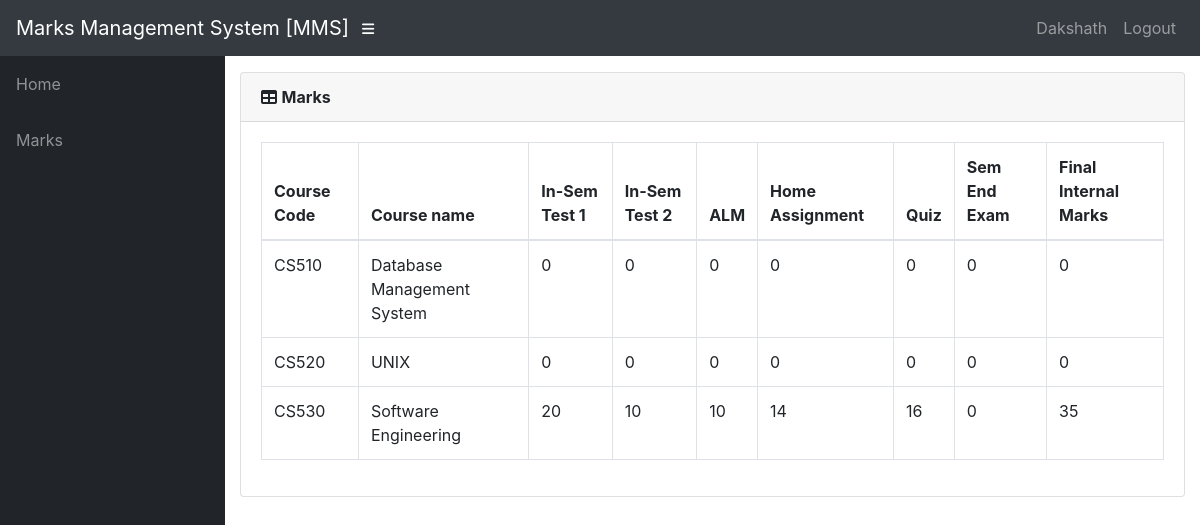
The app's page /info/student/CS01/marks_list/ (signed in) with its own data.
### info/models.py (models this page shows, shortened)
class User(AbstractUser):
    @property
    def is_student(self):
        if hasattr(self, 'student'):
            return True
        return False

class Student(models.Model):
    user = models.OneToOneField(User, on_delete=models.CASCADE, null=True)
    class_id = models.ForeignKey(Class, on_delete=models.CASCADE, default=1)
    USN = models.CharField(primary_key='True', max_length=100)
    name = models.CharField(max_length=200)
    sex = models.CharField(max_length=50, choices=sex_choice, default='Male')
    DOB = models.DateField(default='1998-01-01')

class StudentCourse(models.Model):
    student = models.ForeignKey(Student, on_delete=models.CASCADE)
    course = models.ForeignKey(Course, on_delete=models.CASCADE)
    class Meta:
        unique_together = (('student', 'course'),)
        verbose_name_plural = 'Marks'
    def get_cie(self):
        marks_list = self.marks_set.all()
        m = []
        for mk in marks_list:
            m.append(mk.marks1)
        cie = math.ceil(sum(m[:5])/2)
        return cie

class Course(models.Model):
    dept = models.ForeignKey(Dept, on_delete=models.CASCADE)
    id = models.CharField(primary_key='True', max_length=50)
    name = models.CharField(max_length=50)
    shortname = models.CharField(max_length=50, default='X')

class Marks(models.Model):
    studentcourse = models.ForeignKey(StudentCourse, on_delete=models.CASCADE)
    name = models.CharField(max_length=50, choices=test_name, default='Internal test 1')
    marks1 = models.IntegerField(default=0, validators=[MinValueValidator(0), MaxValueValidator(100)])
    class Meta:
        unique_together = (('studentcourse', 'name'),)

### info/views.py (the view)
# urls.py: path('student/<slug:stud_id>/marks_list/', views.marks_list, name='marks_list'),
@login_required()
def marks_list(request, stud_id):
    stud = Student.objects.get(USN=stud_id,)
    ass_list = Assign.objects.filter(class_id_id=stud.class_id)
    sc_list = []
    for ass in ass_list:
        try:
            sc = StudentCourse.objects.get(student=stud, course=ass.course)
        except StudentCourse.DoesNotExist:
            sc = StudentCourse(student=stud, course=ass.course)
            sc.save()
            sc.marks_set.create(type='I', name='Internal test 1')
            sc.marks_set.create(type='I', name='Internal test 2')
            sc.marks_set.create(type='I', name='Internal test 3')
            sc.marks_set.create(type='E', name='Event 1')
            sc.marks_set.create(type='E', name='Event 2')
            sc.marks_set.create(type='S', name='Semester End Exam')
        sc_list.append(sc)
    return render(request, 'info/marks_list.html', {'sc_list': sc_list})

### info/templates/info/marks_list.html
{% extends 'info/base.html' %}
    {% load static %}
    {% block content %}
                  <div class="card mb-3">
            <div class="card-header">
              <i class="fas fa-table"></i>
            <b>Marks</b></div>
            <div class="card-body">
              <div class="table-responsive">
                <table class="table table-bordered" id="dataTable" width="100%" cellspacing="0">
                  <thead>
                    <tr>
                        <th>Course Code</th>
                        <th>Course name</th>
                        <th>In-Sem Test 1</th>
                        <th>In-Sem Test 2</th>
                        <th>ALM</th>
                        <th>Home Assignment</th>
                        <th>Quiz</th>
                        <th>Sem End Exam</th>
                        <th> Final Internal Marks </th>
                    </tr>
                  </thead>
                  <tbody>
                    {% for sc in sc_list %}
                    <tr>
                        <td>{{ sc.course_id }}</td>
                        <td>{{sc.course.name}}</td>
                        {% for m in sc.marks_set.all %}
                            <td>{{ m.marks1 }}</td>
                        {% endfor %}
                        <td>{{ sc.get_cie }}</td>
                    </tr>
                    {% empty %}
                            <p>student has no courses</p>
                    {% endfor %}
                  </tbody>
                </table>
              </div>
            </div>
          </div>
    {% endblock %}

### info/templates/info/base.html (shortened to what this page needs)
<!DOCTYPE html>
<html lang="en">
  <head>
      {% load static %}
    <link href="{% static '/info/bootstrap/vendor/bootstrap/css/bootstrap.min.css' %}" rel="stylesheet">
    <link href="{% static '/info/bootstrap/vendor/fontawesome-free/css/all.min.css' %}" rel="stylesheet" type="text/css">
    <link href="{% static '/info/bootstrap/vendor/datatables/dataTables.bootstrap4.css' %}" rel="stylesheet">
    <link href="{% static '/info/bootstrap/css/sb-admin.css' %}" rel="stylesheet">
  </head>
  <body id="page-top">
    <nav class="navbar navbar-expand navbar-dark bg-dark static-top">
      <a class="navbar-brand mr-1" href="{% url 'index' %}">Marks Management System [MMS]</a>
      <button class="btn btn-link btn-sm text-white order-1 order-sm-0" id="sidebarToggle" href="#">
        <i class="fas fa-bars"></i>
      </button>
        <div class="collapse navbar-collapse" id="navbarResponsive">
          <ul class="navbar-nav ml-auto">
            <li class="nav-item">
                {% if request.user.is_student %}
                    <a class="nav-link text-capitalize">{{ request.user.student.name }}</a>
                {% elif request.user.is_teacher %}
                    <a class="nav-link text-capitalize">{{ request.user.teacher.name }}</a>
                {% endif %}
            </li>
            <li class="nav-item">
                <a class="nav-link" href="#" data-toggle="modal" data-target="#logoutModal">Logout</a>
            </li>
          </ul>
        </div>
    </nav>
    <div id="wrapper">
      <ul class="sidebar navbar-nav">
            <li class="nav-item">
              <a class="nav-link" href="{% url 'index' %}">
                <span>Home</span>
              </a>
            </li>
        {% if request.user.is_student %}
            <li class="nav-item">
              <a class="nav-link" href="{% url 'marks_list' request.user.student.USN %}">
                <span>Marks</span>
              </a>
        {% endif %}
      </ul>
      <div id="content-wrapper">
        <div class="container-fluid">
            {% block content %}
            {% endblock %}
        </div>
      </div>
    </div>
  </body>
</html>

### records on screen
User: user.student.name "Dakshath"
StudentCourse: course_id "CS510", course.name "Database Management System", get_cie "0"
Marks: marks1 "0"
Marks: marks1 "0"
Marks: marks1 "0"
Marks: marks1 "0"
Marks: marks1 "0"
Marks: marks1 "0"
StudentCourse: course_id "CS520", course.name "UNIX", get_cie "0"
Marks: marks1 "0"
Marks: marks1 "0"
Marks: marks1 "0"
Marks: marks1 "0"
Marks: marks1 "0"
Marks: marks1 "0"
StudentCourse: course_id "CS530", course.name "Software Engineering", get_cie "35"
Marks: marks1 "20"
Marks: marks1 "10"
Marks: marks1 "10"
Marks: marks1 "14"
Marks: marks1 "16"
Marks: marks1 "0"
